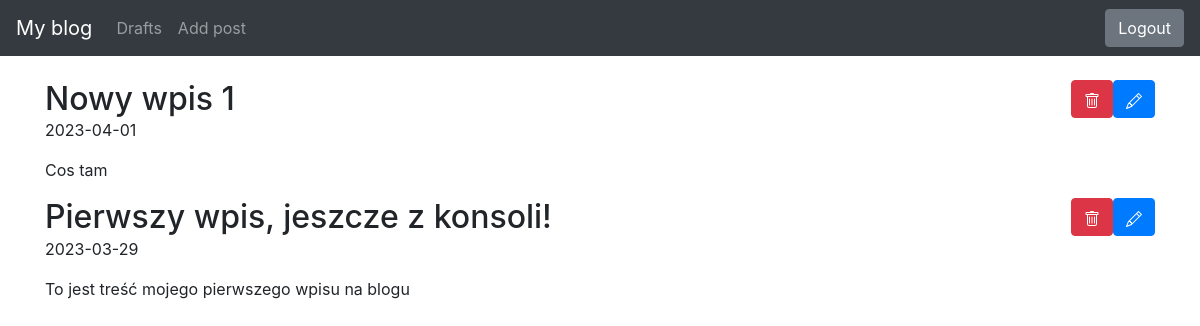
The page / (signed in) on the database its author committed.
### blog/models.py (models this page shows)
class Entry(db.Model):
   id = db.Column(db.Integer, primary_key=True)
   title = db.Column(db.String(80), nullable=False)
   body = db.Column(db.Text, nullable=False)
   pub_date = db.Column(db.DateTime, nullable=False,
       default=datetime.datetime.utcnow)
   is_published = db.Column(db.Boolean, default=False)

### blog/routes.py (the view)
@app.route("/")
def index():
      all_posts = Entry.query.filter_by(is_published=True).order_by(Entry.pub_date.desc())
      return render_template("homepage.html", all_posts=all_posts)

### blog/templates/homepage.html (shortened to what this page needs)
{% extends 'base.html' %}
{% block content %}
{% for post in all_posts %}
    <div>
        <h2 class="d-inline">{{ post.title }}</h2>
        {% if session.logged_in %}
        <form class="d-inline float-right" method="get" action="{{ url_for('edit_entry', entry_id=post.id)}}">
            <button class='btn btn-primary' type="submit" title="Edit">
            </button>
        </form>
        <form class="d-inline float-right" method="post" action="{{ url_for('delete_entry', entry_id=post.id)}}">
            <button class='btn btn-danger' type="submit" title="Delete">
            </button>
        </form>
        {% endif %}
        <p>{{ post.pub_date.strftime('%Y-%m-%d') }}</p>
        <p>
            {{ post.body }}
        </p>
    </div>
{% endfor %}
{% endblock %}

### blog/templates/base.html (style rules this page uses)
body { padding-top: 5rem; }

### rows shown on the page
Entry: title "Nowy wpis 1", pub_date "2023-04-01", body "Cos tam"
Entry: title "Pierwszy wpis, jeszcze z konsoli!", pub_date "2023-03-29", body "To jest treść mojego pierwszego wpisu na blogu"
